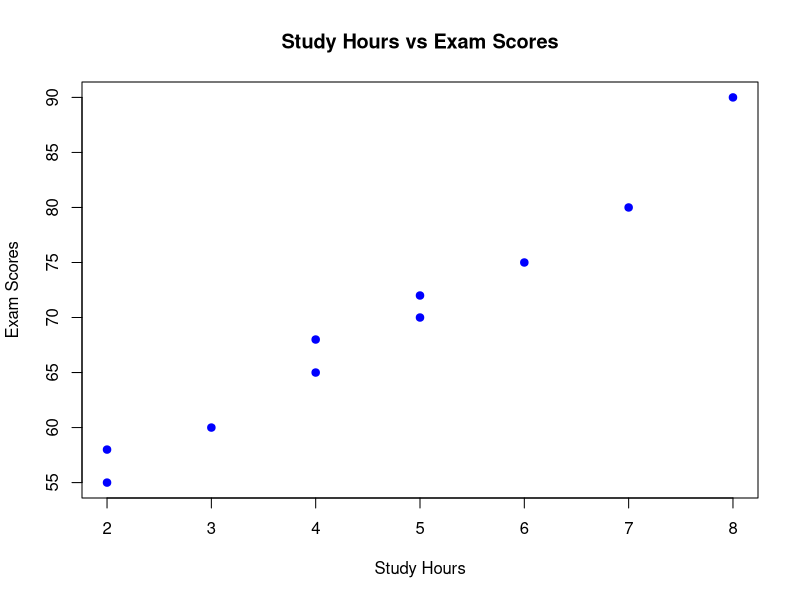

Generate this figure with R:
## ---- chunk 1
students <- data.frame(
  Student_ID = 1:10,
  Study_Hours = c(2, 3, 4, 5, 6, 2, 7, 8, 4, 5),
  Exam_Score = c(55, 60, 65, 70, 75, 58, 80, 90, 68, 72)
)

print(students)
## ---- chunk 2
summary(students$Study_Hours)
summary(students$Exam_Score)

mean(students$Study_Hours)
mean(students$Exam_Score)
## ---- chunk 3
plot(
  students$Study_Hours,
  students$Exam_Score,
  main = "Study Hours vs Exam Scores",
  xlab = "Study Hours",
  ylab = "Exam Scores",
  col = "blue",
  pch = 19
)
